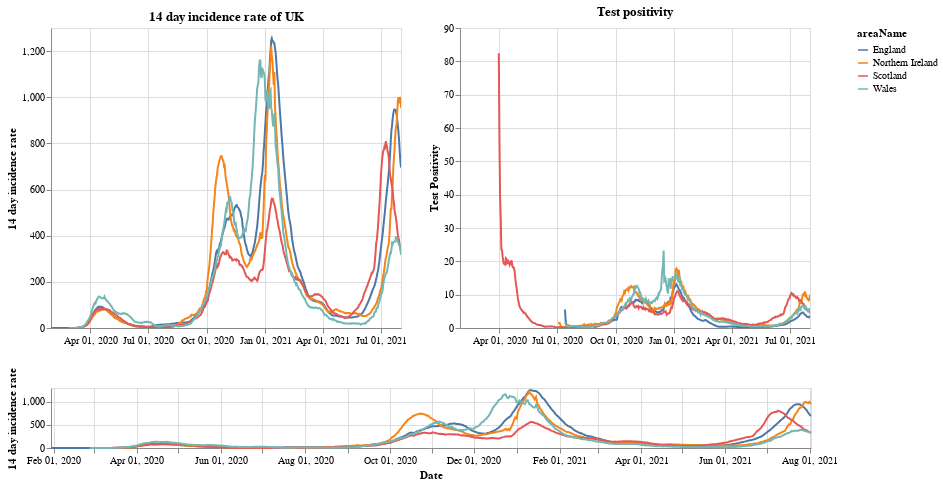

The cell this chart's notebook holds for it:
### Markdown cell above
# Plots

First a plot with each country in the UK. The top right shows the positivity rate for (which is the percentage of registered tests which were positive) while the top left is the 14 day incidence rate. The bottom chart can be used to select the timeframe (does not work on a mobile device).

### Code cell
#collapse
brush = alt.selection(type='interval', name='DateBrush',encodings=['x'],fields=['Time'])
leg_selection = alt.selection_multi(fields=['areaName'], bind='legend')

base = alt.Chart(uk_cases).mark_line().encode(
    x=alt.X("yearmonthdate(date):T", axis=alt.Axis(title='Date')),
    y=alt.Y("twoWeeklyCasesRate:Q", axis=alt.Axis(title='14 day incidence rate')),
    tooltip=['areaName', 'date','twoWeeklyCasesRate', 'testPositivity'],
    color='areaName',
    opacity=alt.condition(leg_selection, alt.value(2), alt.value(0.1))
).add_selection(leg_selection).properties(width=350)

upper = base.encode(alt.X('yearmonthdate(date):T', axis=alt.Axis(title=''),
                         scale=alt.Scale(domain=brush))
                   ).properties(title=f'14 day incidence rate of UK')
upper_right = upper.encode(alt.Y('testPositivity:Q', axis=alt.Axis(title='Test Positivity'))).properties(title='Test positivity')
lower = base.properties(height=60, width = 760).add_selection(brush)

(upper | upper_right) & lower

### Figure 1 — Vega-Lite specification as saved in the notebook (floating-point values rounded to 4 significant figures; data arrays with more than 128 entries replaced by an {"elided": "..."} marker saying what was removed)
{"config": {"view": {"continuousWidth": 400, "continuousHeight": 300}}, "vconcat": [{"hconcat": [{"mark": "line", "encoding": {"color": {"type": "nominal", "field": "areaName"}, "opacity": {"condition": {"value": 2, "selection": "selector001"}, "value": 0.1}, "tooltip": [{"type": "nominal", "field": "areaName"}, {"type": "temporal", "field": "date"}, {"type": "quantitative", "field": "twoWeeklyCasesRate"}, {"type": "quantitative", "field": "testPositivity"}], "x": {"type": "temporal", "axis": {"title": ""}, "field": "date", "scale": {"domain": {"selection": "DateBrush"}}, "timeUnit": "yearmonthdate"}, "y": {"type": "quantitative", "axis": {"title": "14 day incidence rate"}, "field": "twoWeeklyCasesRate"}}, "selection": {"selector001": {"type": "multi", "fields": ["areaName"], "bind": "legend"}}, "title": "14 day incidence rate of UK", "width": 350}, {"mark": "line", "encoding": {"color": {"type": "nominal", "field": "areaName"}, "opacity": {"condition": {"value": 2, "selection": "selector001"}, "value": 0.1}, "tooltip": [{"type": "nominal", "field": "areaName"}, {"type": "temporal", "field": "date"}, {"type": "quantitative", "field": "twoWeeklyCasesRate"}, {"type": "quantitative", "field": "testPositivity"}], "x": {"type": "temporal", "axis": {"title": ""}, "field": "date", "scale": {"domain": {"selection": "DateBrush"}}, "timeUnit": "yearmonthdate"}, "y": {"type": "quantitative", "axis": {"title": "Test Positivity"}, "field": "testPositivity"}}, "selection": {"selector001": {"type": "multi", "fields": ["areaName"], "bind": "legend"}}, "title": "Test positivity", "width": 350}]}, {"mark": "line", "encoding": {"color": {"type": "nominal", "field": "areaName"}, "opacity": {"condition": {"value": 2, "selection": "selector001"}, "value": 0.1}, "tooltip": [{"type": "nominal", "field": "areaName"}, {"type": "temporal", "field": "date"}, {"type": "quantitative", "field": "twoWeeklyCasesRate"}, {"type": "quantitative", "field": "testPositivity"}], "x": {"type": "temporal", "axis": {"title": "Date"}, "field": "date", "timeUnit": "yearmonthdate"}, "y": {"type": "quantitative", "axis": {"title": "14 day incidence rate"}, "field": "twoWeeklyCasesRate"}}, "height": 60, "selection": {"selector001": {"type": "multi", "fields": ["areaName"], "bind": "legend"}, "DateBrush": {"type": "interval", "encodings": ["x"], "fields": ["Time"]}}, "width": 760}], "data": {"name": "data-f01874eeb7bf34a1a90a7bdb914a9917"}, "$schema": "https://vega.github.io/schema/vega-lite/v4.8.1.json", "datasets": {"data-f01874eeb7bf34a1a90a7bdb914a9917": {"elided": "2112 records"}}}
